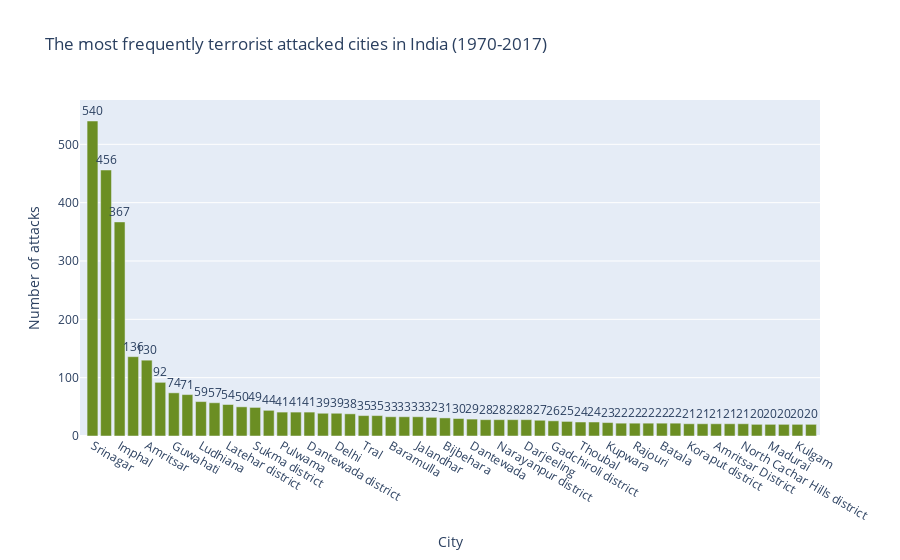

This figure's notebook cell:
### Markdown cell above
Let's make a bar chart, which presents the most vulnerable cities in India:

### Code cell
cities = t_ind['city'].value_counts()[t_ind['city'].value_counts()>=20]
# removing unknown cities
cities = cities[cities.index!='Unknown']
trace = go.Bar(
    x=cities.index,
    y=cities,
    marker=dict(
        color='olivedrab'
    )    
)
data = [trace]
layout = go.Layout(
    title='The most frequently terrorist attacked cities in India (1970-2017)',
    xaxis=dict(
        title='City',
    ),
    yaxis=dict(
        title='Number of attacks',
    ),  
    annotations=[
        dict(x=xi,y=yi,
             text=str(yi),
             xanchor='center',
             yanchor='bottom',
             showarrow=False,
        ) for xi, yi in zip(cities.index, cities)
    ]
)
fig = go.Figure(data=data, layout=layout)
iplot(fig)

### Figure 1 — Plotly figure (JSON) as saved in the notebook; plotly's stock layout.template omitted (floating-point values rounded to 4 significant figures)
{"data": [{"marker": {"color": "olivedrab"}, "type": "bar", "x": ["Srinagar", "UNKNOWN", "Imphal", "New Delhi", "Amritsar", "Sopore", "Guwahati", "Anantnag", "Ludhiana", "Jammu", "Latehar district", "Bijapur district", "Sukma district", "Chandigarh", "Pulwama", "Dimapur", "Dantewada district", "Malkangiri district", "Delhi", "Shopian", "Tral", "West Midnapore district", "Baramulla", "Bijapur", "Jalandhar", "Palamu district", "Bijbehara", "Chennai", "Dantewada", "Mumbai", "Narayanpur district", "Kanker district", "Darjeeling", "Moreh", "Gadchiroli district", "Malkangiri", "Thoubal", "Lalgarh", "Kupwara", "Bombay", "Rajouri", "Bongaigaon", "Batala", "Karbi Anglong district", "Koraput district", "Bokaro district", "Amritsar District", "Shillong", "North Cachar Hills district", "Bishnupur", "Madurai", "Giridih district", "Kulgam", "Ukhrul"], "y": [540, 456, 367, 136, 130, 92, 74, 71, 59, 57, 54, 50, 49, 44, 41, 41, 41, 39, 39, 38, 35, 35, 33, 33, 33, 32, 31, 30, 29, 28, 28, 28, 28, 27, 26, 25, 24, 24, 23, 22, 22, 22, 22, 22, 21, 21, 21, 21, 21, 20, 20, 20, 20, 20]}], "layout": {"annotations": [{"showarrow": false, "text": "540", "x": "Srinagar", "xanchor": "center", "y": 540, "yanchor": "bottom"}, {"showarrow": false, "text": "456", "x": "UNKNOWN", "xanchor": "center", "y": 456, "yanchor": "bottom"}, {"showarrow": false, "text": "367", "x": "Imphal", "xanchor": "center", "y": 367, "yanchor": "bottom"}, {"showarrow": false, "text": "136", "x": "New Delhi", "xanchor": "center", "y": 136, "yanchor": "bottom"}, {"showarrow": false, "text": "130", "x": "Amritsar", "xanchor": "center", "y": 130, "yanchor": "bottom"}, {"showarrow": false, "text": "92", "x": "Sopore", "xanchor": "center", "y": 92, "yanchor": "bottom"}, {"showarrow": false, "text": "74", "x": "Guwahati", "xanchor": "center", "y": 74, "yanchor": "bottom"}, {"showarrow": false, "text": "71", "x": "Anantnag", "xanchor": "center", "y": 71, "yanchor": "bottom"}, {"showarrow": false, "text": "59", "x": "Ludhiana", "xanchor": "center", "y": 59, "yanchor": "bottom"}, {"showarrow": false, "text": "57", "x": "Jammu", "xanchor": "center", "y": 57, "yanchor": "bottom"}, {"showarrow": false, "text": "54", "x": "Latehar district", "xanchor": "center", "y": 54, "yanchor": "bottom"}, {"showarrow": false, "text": "50", "x": "Bijapur district", "xanchor": "center", "y": 50, "yanchor": "bottom"}, {"showarrow": false, "text": "49", "x": "Sukma district", "xanchor": "center", "y": 49, "yanchor": "bottom"}, {"showarrow": false, "text": "44", "x": "Chandigarh", "xanchor": "center", "y": 44, "yanchor": "bottom"}, {"showarrow": false, "text": "41", "x": "Pulwama", "xanchor": "center", "y": 41, "yanchor": "bottom"}, {"showarrow": false, "text": "41", "x": "Dimapur", "xanchor": "center", "y": 41, "yanchor": "bottom"}, {"showarrow": false, "text": "41", "x": "Dantewada district", "xanchor": "center", "y": 41, "yanchor": "bottom"}, {"showarrow": false, "text": "39", "x": "Malkangiri district", "xanchor": "center", "y": 39, "yanchor": "bottom"}, {"showarrow": false, "text": "39", "x": "Delhi", "xanchor": "center", "y": 39, "yanchor": "bottom"}, {"showarrow": false, "text": "38", "x": "Shopian", "xanchor": "center", "y": 38, "yanchor": "bottom"}, {"showarrow": false, "text": "35", "x": "Tral", "xanchor": "center", "y": 35, "yanchor": "bottom"}, {"showarrow": false, "text": "35", "x": "West Midnapore district", "xanchor": "center", "y": 35, "yanchor": "bottom"}, {"showarrow": false, "text": "33", "x": "Baramulla", "xanchor": "center", "y": 33, "yanchor": "bottom"}, {"showarrow": false, "text": "33", "x": "Bijapur", "xanchor": "center", "y": 33, "yanchor": "bottom"}, {"showarrow": false, "text": "33", "x": "Jalandhar", "xanchor": "center", "y": 33, "yanchor": "bottom"}, {"showarrow": false, "text": "32", "x": "Palamu district", "xanchor": "center", "y": 32, "yanchor": "bottom"}, {"showarrow": false, "text": "31", "x": "Bijbehara", "xanchor": "center", "y": 31, "yanchor": "bottom"}, {"showarrow": false, "text": "30", "x": "Chennai", "xanchor": "center", "y": 30, "yanchor": "bottom"}, {"showarrow": false, "text": "29", "x": "Dantewada", "xanchor": "center", "y": 29, "yanchor": "bottom"}, {"showarrow": false, "text": "28", "x": "Mumbai", "xanchor": "center", "y": 28, "yanchor": "bottom"}, {"showarrow": false, "text": "28", "x": "Narayanpur district", "xanchor": "center", "y": 28, "yanchor": "bottom"}, {"showarrow": false, "text": "28", "x": "Kanker district", "xanchor": "center", "y": 28, "yanchor": "bottom"}, {"showarrow": false, "text": "28", "x": "Darjeeling", "xanchor": "center", "y": 28, "yanchor": "bottom"}, {"showarrow": false, "text": "27", "x": "Moreh", "xanchor": "center", "y": 27, "yanchor": "bottom"}, {"showarrow": false, "text": "26", "x": "Gadchiroli district", "xanchor": "center", "y": 26, "yanchor": "bottom"}, {"showarrow": false, "text": "25", "x": "Malkangiri", "xanchor": "center", "y": 25, "yanchor": "bottom"}, {"showarrow": false, "text": "24", "x": "Thoubal", "xanchor": "center", "y": 24, "yanchor": "bottom"}, {"showarrow": false, "text": "24", "x": "Lalgarh", "xanchor": "center", "y": 24, "yanchor": "bottom"}, {"showarrow": false, "text": "23", "x": "Kupwara", "xanchor": "center", "y": 23, "yanchor": "bottom"}, {"showarrow": false, "text": "22", "x": "Bombay", "xanchor": "center", "y": 22, "yanchor": "bottom"}, {"showarrow": false, "text": "22", "x": "Rajouri", "xanchor": "center", "y": 22, "yanchor": "bottom"}, {"showarrow": false, "text": "22", "x": "Bongaigaon", "xanchor": "center", "y": 22, "yanchor": "bottom"}, {"showarrow": false, "text": "22", "x": "Batala", "xanchor": "center", "y": 22, "yanchor": "bottom"}, {"showarrow": false, "text": "22", "x": "Karbi Anglong district", "xanchor": "center", "y": 22, "yanchor": "bottom"}, {"showarrow": false, "text": "21", "x": "Koraput district", "xanchor": "center", "y": 21, "yanchor": "bottom"}, {"showarrow": false, "text": "21", "x": "Bokaro district", "xanchor": "center", "y": 21, "yanchor": "bottom"}, {"showarrow": false, "text": "21", "x": "Amritsar District", "xanchor": "center", "y": 21, "yanchor": "bottom"}, {"showarrow": false, "text": "21", "x": "Shillong", "xanchor": "center", "y": 21, "yanchor": "bottom"}, {"showarrow": false, "text": "21", "x": "North Cachar Hills district", "xanchor": "center", "y": 21, "yanchor": "bottom"}, {"showarrow": false, "text": "20", "x": "Bishnupur", "xanchor": "center", "y": 20, "yanchor": "bottom"}, {"showarrow": false, "text": "20", "x": "Madurai", "xanchor": "center", "y": 20, "yanchor": "bottom"}, {"showarrow": false, "text": "20", "x": "Giridih district", "xanchor": "center", "y": 20, "yanchor": "bottom"}, {"showarrow": false, "text": "20", "x": "Kulgam", "xanchor": "center", "y": 20, "yanchor": "bottom"}, {"showarrow": false, "text": "20", "x": "Ukhrul", "xanchor": "center", "y": 20, "yanchor": "bottom"}], "title": {"text": "The most frequently terrorist attacked cities in India (1970-2017)"}, "xaxis": {"title": {"text": "City"}}, "yaxis": {"title": {"text": "Number of attacks"}}}}
